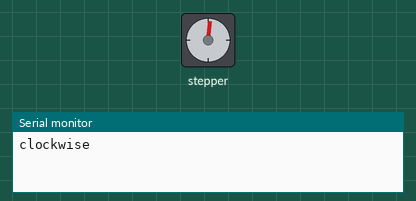
A sketch run on a simulated Arduino Uno, built with avr-gcc and run on an emulated ATmega328P. On the bench: stepper motor, the last lines printed to the serial monitor. Stepper angles assume 200 steps per turn.

Above: at 0.05 s.
At 0.95 s:
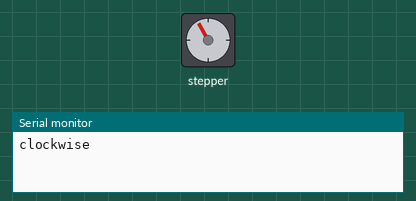
At 1.7 s:
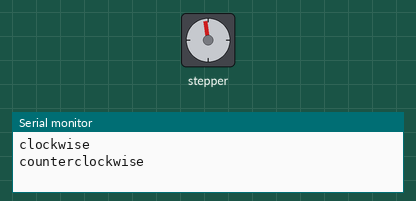
At 2.5 s:
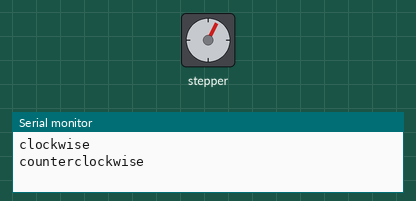
Timing chart, 0 to 6.9 s (numbered marks = the images above):
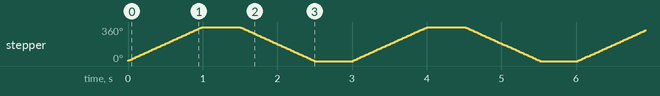

The sketch:

clockwise.ino
```cpp
#include <Stepper.h>

const int stepsPerRevolution = 200;

Stepper myStepper(stepsPerRevolution, 8, 9, 10, 11);

void setup() {
  myStepper.setSpeed(60);
  Serial.begin(9600);
}

void loop() {
  Serial.println("clockwise");
  myStepper.step(stepsPerRevolution);
  delay(500);

  Serial.println("counterclockwise");
  myStepper.step(-stepsPerRevolution);
  delay(500);
}
```

Measured:
- by itself, stepper: turns 360° clockwise in 0.99 s, then 360° counter-clockwise in 0.99 s, repeating every 3.0 s
